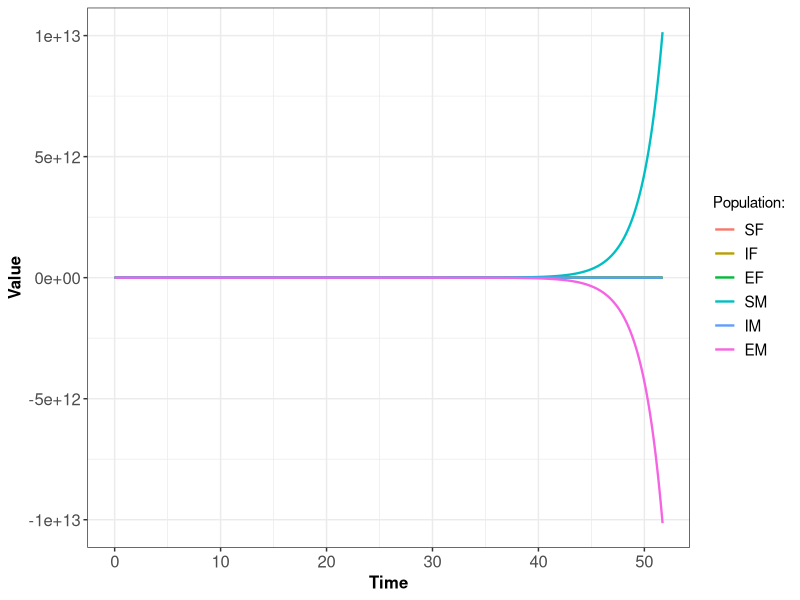

This figure's R source:

library(deSolve)
library(ggplot2)
library(reshape2)
library(dplyr)
# si les packages ne chargent pas, c'est qu'ils ne sont pas installés! Donc il faut faire install.packages("nomdupackage")

SEI_h_model <- function(t, pop, param) {
  
  with(as.list(c(pop, param)), {
    
    NF=SF+EF+IF
    NM=SM+EM+IM
    
    dSF <- -SF*((betaFF*IF/NF)+betaMF*IM/NM)
    dEF <- SF*((betaFF*IF/NF)+betaMF*IM/NM)-sigma*EF
    dIF <- sigma*EF-u*IF
    
    dSM <- -SM*((betaMM*IM/NM)+betaFM*IF/NF)
    dEM <- SM*((betaMM*IM/NM)+betaFM*IF/NF)-sigma*EM
    dIM<- sigma*EM - u*IM
    
    res<-c(dSF,dSM,dEF,dEM,dIF,dIM)
    
    list(res)
    
  })
  
}

# on défini les paramètres
betaMM=5
betaMF=10
betaFM=1
betaFF=1
sigma=0.5
dt=0.05
Tmax=100
NF=90000
NM=100000
u=0.01

# on défini les conditions initiales
IF0=0
SF0=NF-10
EF0=20

IM0=0
SM0=NM-10
EM0=10

# on créé les vecteurs à partir des différentes valeurs
Time=seq(from=0,to=Tmax,by=dt)
Init.cond=c(SF=SF0,IF=IF0,EF=EF0,SM=SM0,IM=IM0,EM=EM0) 
param=c(beta=beta,sigma=sigma,u=u)

# on utilise la fonction lsoda, avec as.data.frame() autour pour un output plus pratique
result <- as.data.frame(lsoda(Init.cond, Time, SEI_h_model, param))

# méthode ggplot + reshape + joli
result %>%
  melt(id = "time") %>%
  ggplot() +
  geom_line(aes(time, value, colour = variable), linewidth = 0.8) +
  theme_bw() +
  theme(axis.text = element_text(size = 12),
        axis.title = element_text(size = 12, face = "bold"),
        legend.text = element_text(size = 11)) +
  labs(x = "Time", y = "Value", colour = "Population:")

# fonction pour enregistrer le plot (enregistre par défaut le dernier plot affiché)
# ggsave("nom_du_plot.png")
